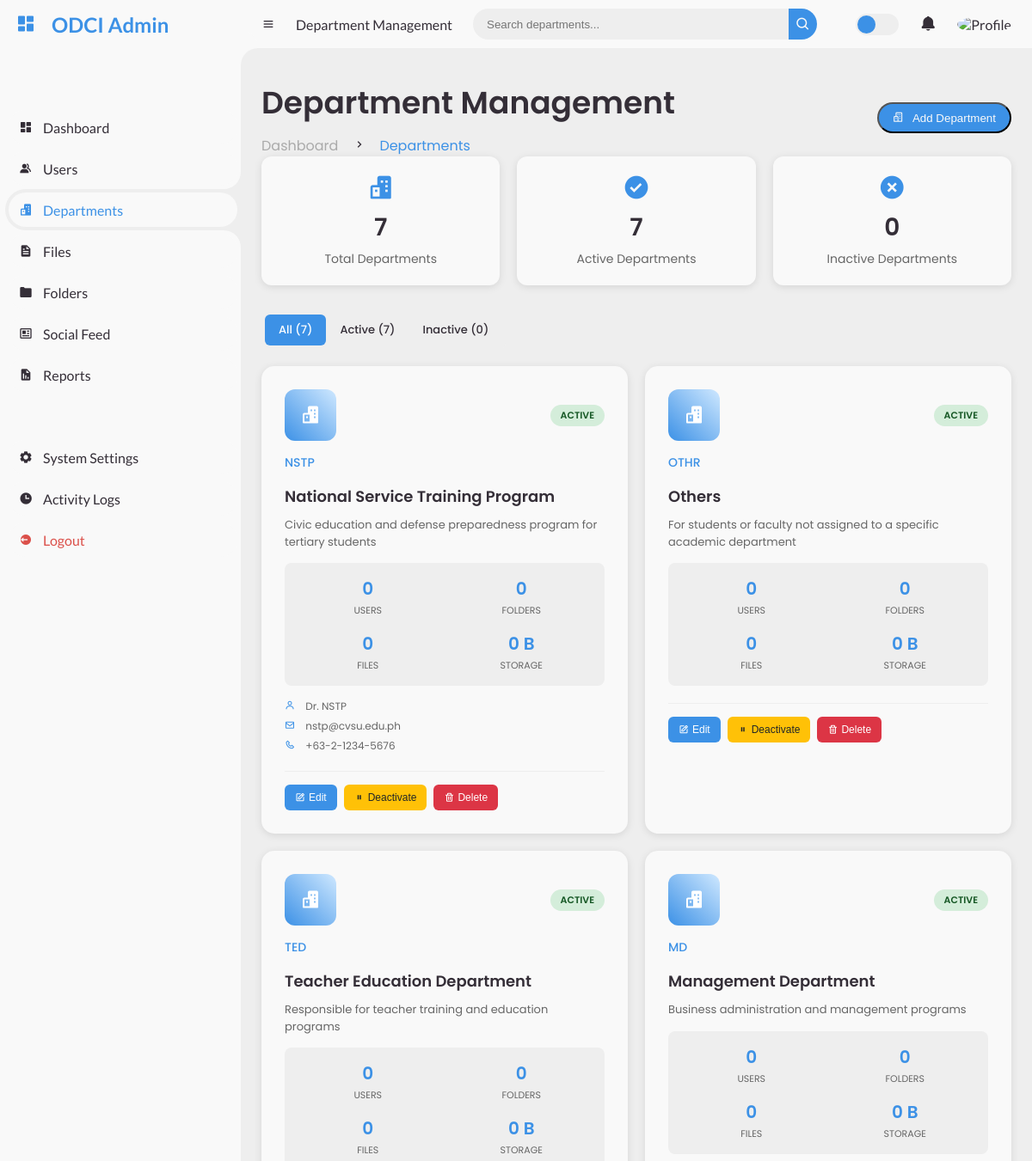
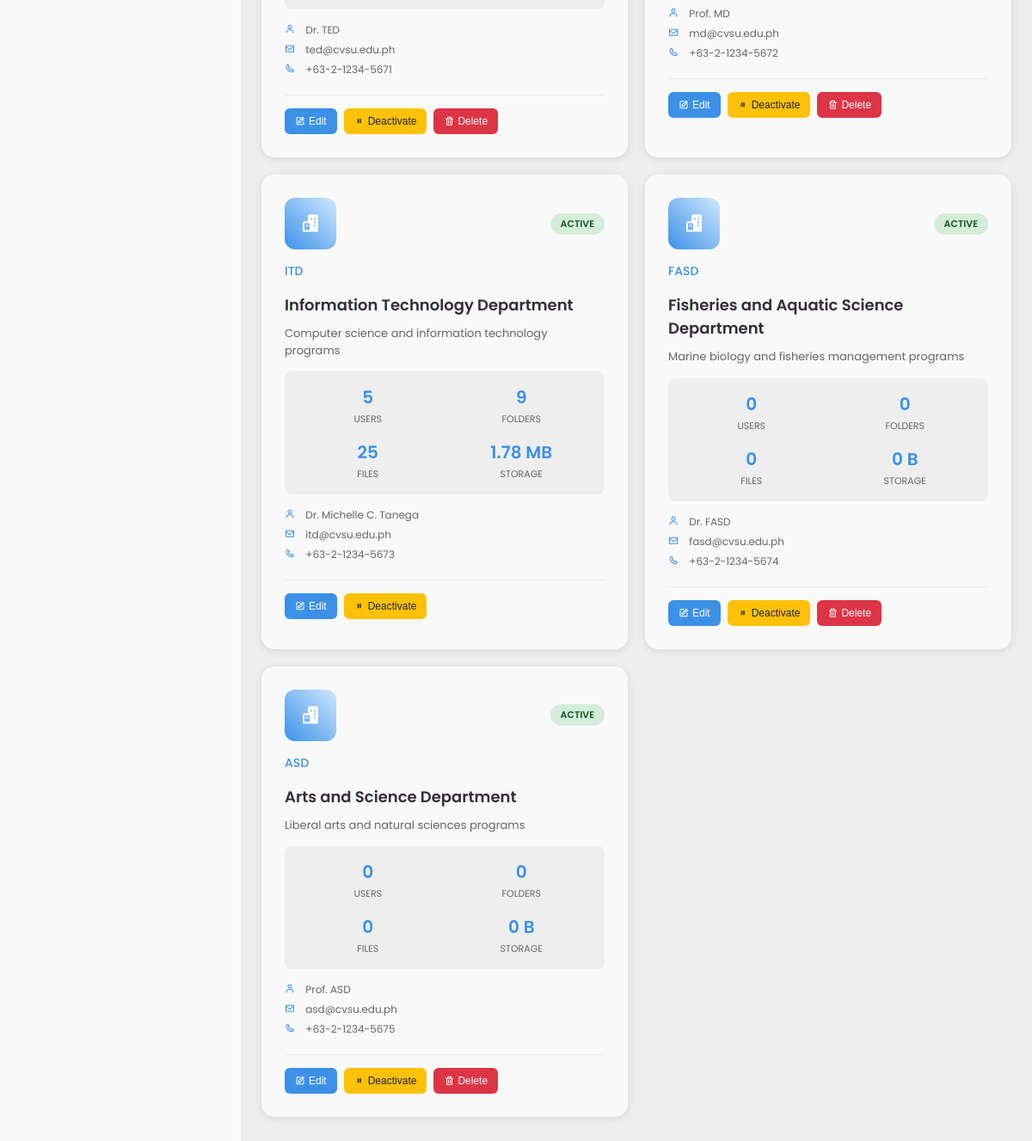
The app's page /roles/superadmin/departments.php (signed in) with its own data (2 pictures, top to bottom).
### tables this page shows
CREATE TABLE `departments` (
  `id` int(11) NOT NULL,
  `department_code` varchar(10) NOT NULL,
  `department_name` varchar(100) NOT NULL,
  `description` text DEFAULT NULL,
  `head_of_department` varchar(100) DEFAULT NULL,
  `contact_email` varchar(255) DEFAULT NULL,
  `contact_phone` varchar(20) DEFAULT NULL,
  `created_at` datetime DEFAULT current_timestamp(),
  `updated_at` datetime DEFAULT current_timestamp() ON UPDATE current_timestamp(),
  `is_active` tinyint(1) DEFAULT 1
);

### roles/superadmin/assets/script/departments-script.php (called while the page is built, shortened)
<?php
require_once '../../includes/config.php';
require_once '../../includes/auth_check.php';
$currentUser = requireSuperAdmin();
$search = $_GET['search'] ?? '';
$status_filter = $_GET['status'] ?? 'all';
$page = intval($_GET['page'] ?? 1);
$limit = 12;
$offset = ($page - 1) * $limit;
$where = ["1=1"];
$params = [];
$whereClause = implode(' AND ', $where);
$stmt = $pdo->prepare("
    SELECT d.*,
           COUNT(DISTINCT u.id) as user_count,
           COUNT(DISTINCT f.id) as folder_count,
           COALESCE(SUM(CASE WHEN fi.is_deleted = 0 THEN 1 ELSE 0 END), 0) as file_count,
           COALESCE(SUM(CASE WHEN fi.is_deleted = 0 THEN fi.file_size ELSE 0 END), 0) as total_size
    FROM departments d
    LEFT JOIN users u ON d.id = u.department_id AND u.is_approved = 1
    LEFT JOIN folders f ON d.id = f.department_id AND f.is_deleted = 0
    LEFT JOIN files fi ON f.id = fi.folder_id AND fi.is_deleted = 0
    WHERE $whereClause
    GROUP BY d.id
    ORDER BY d.created_at DESC
    LIMIT $limit OFFSET $offset
");
$stmt->execute($params);
$departments = $stmt->fetchAll();
$stmt = $pdo->query("
    SELECT
        COUNT(*) as total,
        SUM(CASE WHEN is_active = 1 THEN 1 ELSE 0 END) as active,
        SUM(CASE WHEN is_active = 0 THEN 1 ELSE 0 END) as inactive
    FROM departments
");
$counts = $stmt->fetch();
function formatFileSize($bytes, $precision = 2) {
    $units = array('B', 'KB', 'MB', 'GB', 'TB');
    for ($i = 0; $bytes > 1024 && $i < count($units) - 1; $i++) {
        $bytes /= 1024;
    }
    return round($bytes, $precision) . ' ' . $units[$i];
}
?>

### includes/auth_check.php (called while the page is built, shortened)
<?php
require_once 'config.php';
function checkRememberToken($pdo) {
    return false;
}
function requireAuth($redirectTo = 'login.php') {
    global $pdo;
    $currentUser = getCurrentUser($pdo);
    return $currentUser;
}
function requireRole($roles, $redirectTo = 'dashboard.php') {
    $user = requireAuth();
    return $user;
}
function requireSuperAdmin($redirectTo = 'dashboard.php') {
    return requireRole(['super_admin'], $redirectTo);
}
?>

### includes/config.php (called while the page is built, shortened)
<?php
function isLoggedIn() {
    return isset($_SESSION['user_id']) && !empty($_SESSION['user_id']);
}
function getCurrentUser($pdo) {
    $stmt = $pdo->prepare("SELECT * FROM v_users_detailed WHERE id = ?");
    $stmt->execute([$_SESSION['user_id']]);
    return $stmt->fetch();
}
?>

### roles/superadmin/departments.php (the view, shortened to what this page needs)
<?php include 'assets/script/departments-script.php'?>
<!DOCTYPE html>
<html lang="en">
<head>
    <link href='https://unpkg.com/boxicons@2.0.9/css/boxicons.min.css' rel='stylesheet'>
    <link rel="stylesheet" href="assets/css/style.css">
</head>
<body>
    <section id="sidebar">
        <a href="#" class="brand">
            <i class='bx bxs-dashboard'></i>
            <span class="text">ODCI Admin</span>
        </a>
        <ul class="side-menu top">
            <li>
                <a href="dashboard.php">
                    <i class='bx bxs-dashboard'></i>
                    <span class="text">Dashboard</span>
                </a>
            </li>
            <li>
                <a href="users.php">
                    <i class='bx bxs-group'></i>
                    <span class="text">Users</span>
                </a>
            </li>
            <li class="active">
                <a href="departments.php">
                    <i class='bx bxs-buildings'></i>
                    <span class="text">Departments</span>
                </a>
            </li>
            <li>
                <a href="files.php">
                    <i class='bx bxs-file'></i>
                    <span class="text">Files</span>
                </a>
            </li>
            <li>
                <a href="folders.php">
                    <i class='bx bxs-folder'></i>
                    <span class="text">Folders</span>
                </a>
            </li>
            <li>
                <a href="social_feed.php">
                    <i class='bx bx-news'></i>
                    <span class="text">Social Feed</span>
                </a>
            </li>
            <li>
                <a href="reports.php">
                    <i class='bx bxs-report'></i>
                    <span class="text">Reports</span>
                </a>
            </li>
        </ul>
        <ul class="side-menu">
            <li>
                <a href="settings.php">
                    <i class='bx bxs-cog'></i>
                    <span class="text">System Settings</span>
                </a>
            </li>
            <li>
                <a href="activity_logs.php">
                    <i class='bx bxs-time'></i>
                    <span class="text">Activity Logs</span>
                </a>
            </li>
            <li>
                <a href="logout.php" class="logout">
                    <i class='bx bxs-log-out-circle'></i>
                    <span class="text">Logout</span>
                </a>
            </li>
        </ul>
    </section>
    <section id="content">
        <nav>
            <i class='bx bx-menu'></i>
            <a href="#" class="nav-link">Department Management</a>
            <form action="" method="GET">
                <div class="form-input">
                    <input type="search" name="search" placeholder="Search departments..." value="<?php echo htmlspecialchars($search); ?>">
                    <button type="submit" class="search-btn"><i class='bx bx-search'></i></button>
                </div>
            </form>
            <label for="switch-mode" class="switch-mode"></label>
            <a href="notifications.php" class="notification">
                <i class='bx bxs-bell'></i>
            </a>
            <a href="profile.php" class="profile">
                <img src="<?php echo $currentUser['profile_image'] ?? 'assets/img/default-avatar.png'; ?>" alt="Profile">
            </a>
        </nav>
        <main>
            <div class="head-title">
                <div class="left">
                    <h1>Department Management</h1>
                    <ul class="breadcrumb">
                        <li><a href="dashboard.php">Dashboard</a></li>
                        <li><i class='bx bx-chevron-right'></i></li>
                        <li><a class="active" href="#">Departments</a></li>
                    </ul>
                </div>
                <button onclick="openModal('createDeptModal')" class="btn-download">
                    <i class='bx bx-buildings'></i>
                    <span class="text">Add Department</span>
                </button>
            </div>
            <div class="stats-overview">
                <div class="overview-card">
                    <i class='bx bxs-buildings'></i>
                    <h3><?php echo $counts['total']; ?></h3>
                    <p>Total Departments</p>
                </div>
                <div class="overview-card">
                    <i class='bx bxs-check-circle'></i>
                    <h3><?php echo $counts['active']; ?></h3>
                    <p>Active Departments</p>
                </div>
                <div class="overview-card">
                    <i class='bx bxs-x-circle'></i>
                    <h3><?php echo $counts['inactive']; ?></h3>
                    <p>Inactive Departments</p>
                </div>
            </div>
            <div class="filters">
                <div class="filter-tabs">
                    <a href="?<?php echo http_build_query(array_merge($_GET, ['status' => 'all', 'page' => 1])); ?>"
                       class="filter-tab <?php echo $status_filter === 'all' ? 'active' : ''; ?>">
                        All (<?php echo $counts['total']; ?>)
                    </a>
                    <a href="?<?php echo http_build_query(array_merge($_GET, ['status' => 'active', 'page' => 1])); ?>"
                       class="filter-tab <?php echo $status_filter === 'active' ? 'active' : ''; ?>">
                        Active (<?php echo $counts['active']; ?>)
                    </a>
                    <a href="?<?php echo http_build_query(array_merge($_GET, ['status' => 'inactive', 'page' => 1])); ?>"
                       class="filter-tab <?php echo $status_filter === 'inactive' ? 'active' : ''; ?>">
                        Inactive (<?php echo $counts['inactive']; ?>)
                    </a>
                </div>
            </div>
            <div class="dept-grid">
                <?php foreach ($departments as $dept): ?>
                    <div class="dept-card <?php echo $dept['is_active'] ? '' : 'inactive'; ?>">
                        <div class="dept-header">
                            <div class="dept-icon">
                                <i class='bx bxs-buildings'></i>
                            </div>
                            <div class="dept-status status-<?php echo $dept['is_active'] ? 'active' : 'inactive'; ?>">
                                <?php echo $dept['is_active'] ? 'Active' : 'Inactive'; ?>
                            </div>
                        </div>
                        <div class="dept-info">
                            <div class="dept-code"><?php echo htmlspecialchars($dept['department_code']); ?></div>
                            <h3><?php echo htmlspecialchars($dept['department_name']); ?></h3>
                            <?php if ($dept['description']): ?>
                                <div class="dept-description"><?php echo htmlspecialchars($dept['description']); ?></div>
                            <?php endif; ?>
                        </div>
                        <div class="dept-stats">
                            <div class="stat-item">
                                <span class="stat-number"><?php echo $dept['user_count']; ?></span>
                                <div class="stat-label">Users</div>
                            </div>
                            <div class="stat-item">
                                <span class="stat-number"><?php echo $dept['folder_count']; ?></span>
                                <div class="stat-label">Folders</div>
                            </div>
                            <div class="stat-item">
                                <span class="stat-number"><?php echo $dept['file_count']; ?></span>
                                <div class="stat-label">Files</div>
                            </div>
                            <div class="stat-item">
                                <span class="stat-number"><?php echo formatFileSize($dept['total_size']); ?></span>
                                <div class="stat-label">Storage</div>
                            </div>
                        </div>
                        <?php if ($dept['head_of_department'] || $dept['contact_email'] || $dept['contact_phone']): ?>
                            <div class="dept-contact">
                                <?php if ($dept['head_of_department']): ?>
                                    <div><i class='bx bx-user'></i> <?php echo htmlspecialchars($dept['head_of_department']); ?></div>
                                <?php endif; ?>
                                <?php if ($dept['contact_email']): ?>
                                    <div><i class='bx bx-envelope'></i> <?php echo htmlspecialchars($dept['contact_email']); ?></div>
                                <?php endif; ?>
                                <?php if ($dept['contact_phone']): ?>
                                    <div><i class='bx bx-phone'></i> <?php echo htmlspecialchars($dept['contact_phone']); ?></div>
                                <?php endif; ?>
                            </div>
                        <?php endif; ?>
                        <div class="dept-actions">
                            <button onclick="editDepartment(<?php echo $dept['id']; ?>)" class="btn btn-primary">
                                <i class='bx bx-edit'></i> Edit
                            </button>
                            <button onclick="toggleStatus(<?php echo $dept['id']; ?>)"
                                    class="btn <?php echo $dept['is_active'] ? 'btn-warning' : 'btn-success'; ?>">
                                <i class='bx <?php echo $dept['is_active'] ? 'bx-pause' : 'bx-play'; ?>'></i>
                                <?php echo $dept['is_active'] ? 'Deactivate' : 'Activate'; ?>
                            </button>
                            <?php if ($dept['user_count'] == 0 && $dept['folder_count'] == 0): ?>
                                <button onclick="deleteDepartment(<?php echo $dept['id']; ?>, '<?php echo htmlspecialchars($dept['department_name']); ?>')"
                                        class="btn btn-danger">
                                    <i class='bx bx-trash'></i> Delete
                                </button>
                            <?php endif; ?>
                        </div>
                    </div>
                <?php endforeach; ?>
            </div>
        </main>
    </section>
</body>
</html>

### roles/superadmin/departments.php (style rules this page uses)
.dept-grid { display: grid; grid-template-columns: repeat(auto-fill, minmax(350px, 1fr)); gap: 20px; margin-top: 20px; }
.dept-card { background: var(--light); border-radius: 15px; padding: 25px; box-shadow: 0 2px 10px rgba(0,0,0,0.1); transition: transform 0.2s; border: 2px solid transparent; }
.dept-header { display: flex; align-items: center; justify-content: space-between; margin-bottom: 15px; }
.dept-icon { width: 60px; height: 60px; border-radius: 12px; background: linear-gradient(45deg, var(--blue), var(--light-blue)); display: flex; align-items: center; justify-content: center; color: white; font-size: 24px; }
.dept-status { padding: 4px 12px; border-radius: 15px; font-size: 11px; font-weight: 600; text-transform: uppercase; }
.status-active { background: #d4edda; color: #155724; }
.dept-info h3 { margin: 15px 0 5px 0; font-size: 18px; font-weight: 600; color: var(--dark); }
.dept-code { color: var(--blue); font-weight: 500; font-size: 14px; }
.dept-description { color: #666; font-size: 13px; line-height: 1.5; margin: 10px 0; }
.dept-stats { display: grid; grid-template-columns: repeat(2, 1fr); gap: 15px; margin: 15px 0; padding: 15px; background: var(--grey); border-radius: 8px; }
.stat-item { text-align: center; }
.stat-number { font-size: 20px; font-weight: 600; color: var(--blue); display: block; }
.stat-label { font-size: 11px; color: #666; text-transform: uppercase; margin-top: 2px; }
.dept-contact { font-size: 12px; color: #666; margin: 10px 0; }
.dept-contact div { margin-bottom: 5px; }
.dept-contact i { width: 16px; margin-right: 5px; color: var(--blue); }
.dept-actions { display: flex; gap: 8px; margin-top: 20px; padding-top: 15px; border-top: 1px solid var(--grey); }
.btn { padding: 8px 12px; border: none; border-radius: 6px; font-size: 12px; cursor: pointer; text-decoration: none; display: inline-flex; align-items: center; gap: 4px; transition: all 0.2s; }
.btn-primary { background: var(--blue); color: white; }
.btn-warning { background: #ffc107; color: #212529; }
.btn-danger { background: #dc3545; color: white; }
.filters { display: flex; gap: 15px; align-items: center; margin: 20px 0; flex-wrap: wrap; }
.filter-tabs { display: flex; background: var(--grey); border-radius: 8px; padding: 4px; }
.filter-tab { padding: 8px 16px; border-radius: 6px; text-decoration: none; color: var(--dark); font-size: 13px; font-weight: 500; transition: all 0.2s; }
.filter-tab.active { background: var(--blue); color: white; }
.stats-overview { display: grid; grid-template-columns: repeat(auto-fit, minmax(200px, 1fr)); gap: 20px; margin-bottom: 30px; }
.overview-card { background: var(--light); padding: 20px; border-radius: 12px; text-align: center; box-shadow: 0 2px 10px rgba(0,0,0,0.1); }
.overview-card i { font-size: 32px; margin-bottom: 10px; color: var(--blue); }
.overview-card h3 { margin: 0; font-size: 28px; font-weight: 600; color: var(--dark); }
.overview-card p { margin: 5px 0 0 0; color: #666; font-size: 14px; }

### records on screen
departments: is_active "ACTIVE", department_code "NSTP", department_name "National Service Training Program", description "Civic education and defense preparedness program for tertiary students", user_count "0", folder_count "0", file_count "0", total_size "0 B", head_of_department "Dr. NSTP", contact_email "nstp@cvsu.edu.ph", contact_phone "+63-2-1234-5676"
departments: is_active "ACTIVE", department_code "OTHR", department_name "Others", description "For students or faculty not assigned to a specific academic department", user_count "0", folder_count "0", file_count "0", total_size "0 B"
departments: is_active "ACTIVE", department_code "TED", department_name "Teacher Education Department", description "Responsible for teacher training and education programs", user_count "0", folder_count "0", file_count "0", total_size "0 B", head_of_department "Dr. TED", contact_email "ted@cvsu.edu.ph", contact_phone "+63-2-1234-5671"
departments: is_active "ACTIVE", department_code "MD", department_name "Management Department", description "Business administration and management programs", user_count "0", folder_count "0", file_count "0", total_size "0 B", head_of_department "Prof. MD", contact_email "md@cvsu.edu.ph", contact_phone "+63-2-1234-5672"
departments: is_active "ACTIVE", department_code "ITD", department_name "Information Technology Department", description "Computer science and information technology programs", user_count "5", folder_count "9", file_count "25", total_size "1.78 MB", head_of_department "Dr. Michelle C. Tanega", contact_email "itd@cvsu.edu.ph", contact_phone "+63-2-1234-5673"
departments: is_active "ACTIVE", department_code "FASD", department_name "Fisheries and Aquatic Science Department", description "Marine biology and fisheries management programs", user_count "0", folder_count "0", file_count "0", total_size "0 B", head_of_department "Dr. FASD", contact_email "fasd@cvsu.edu.ph", contact_phone "+63-2-1234-5674"
departments: is_active "ACTIVE", department_code "ASD", department_name "Arts and Science Department", description "Liberal arts and natural sciences programs", user_count "0", folder_count "0", file_count "0", total_size "0 B", head_of_department "Prof. ASD", contact_email "asd@cvsu.edu.ph", contact_phone "+63-2-1234-5675"

### other values on screen
$counts['total'] "7"
$counts['active'] "7"
$counts['inactive'] "0"
